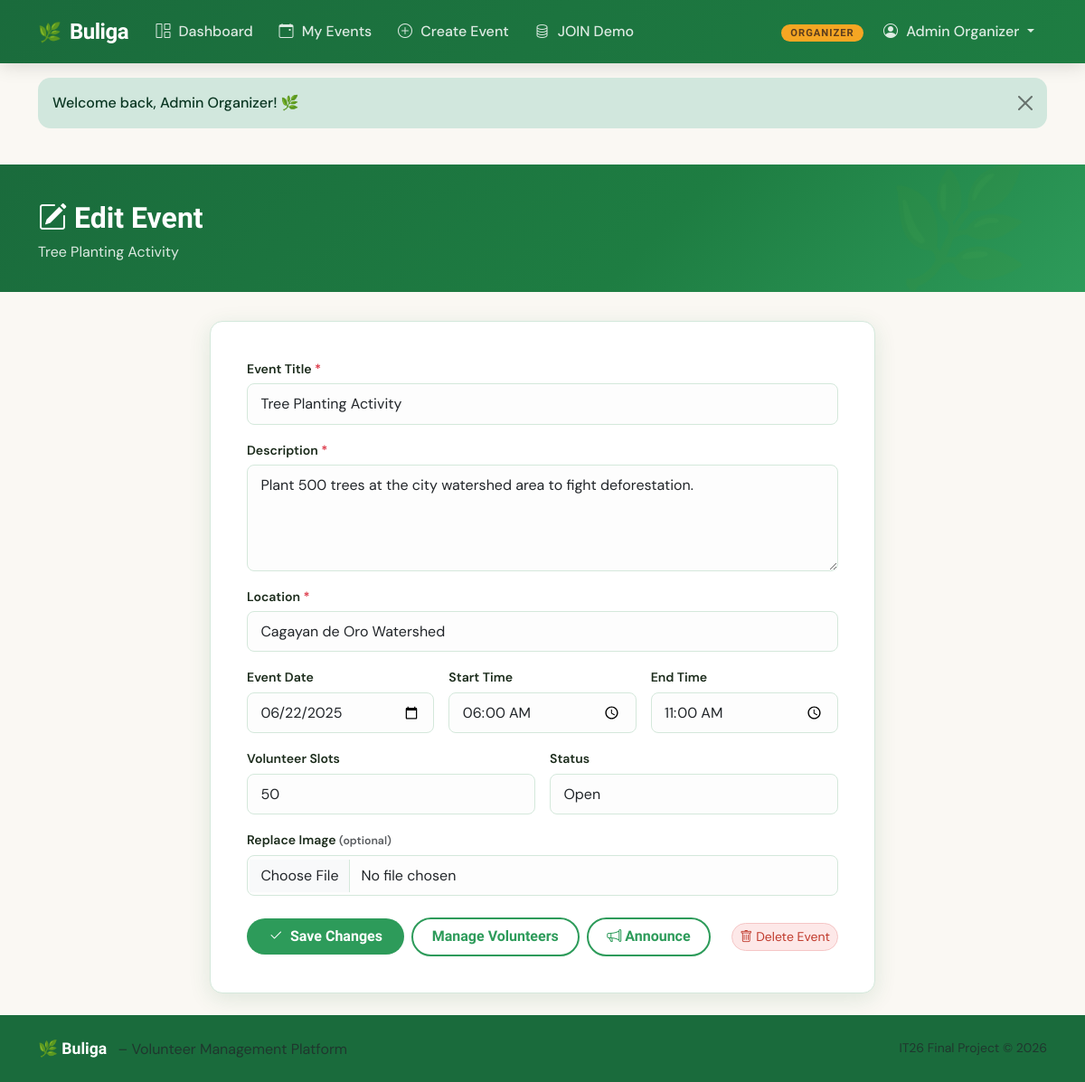
/organizer/edit-event.php?id=2 (signed in), run on the app's committed database.
### tables this page shows
CREATE TABLE events (
    id              INT AUTO_INCREMENT PRIMARY KEY,
    organizer_id    INT             NOT NULL,
    title           VARCHAR(220)    NOT NULL,
    description     TEXT            NOT NULL,
    location        VARCHAR(255)    NOT NULL,
    event_date      DATE            NOT NULL,
    start_time      TIME            NOT NULL,
    end_time        TIME            NOT NULL,
    slots           INT             NOT NULL DEFAULT 20,      
    image_url       VARCHAR(255)    DEFAULT NULL,
    status          ENUM('open','closed','cancelled') NOT NULL DEFAULT 'open',
    created_at      DATETIME        DEFAULT CURRENT_TIMESTAMP,
    updated_at      DATETIME        DEFAULT CURRENT_TIMESTAMP ON UPDATE CURRENT_TIMESTAMP,
    CONSTRAINT fk_events_organizer
        FOREIGN KEY (organizer_id) REFERENCES users(id) ON DELETE CASCADE
);

### organizer/edit-event.php (the view, shortened to what this page needs)
<?php
$db  = getDB();
$uid = currentUserId();
$eid = (int)($_GET['id'] ?? 0);
$stmt = $db->prepare("SELECT * FROM events WHERE id = ? AND organizer_id = ?");
$stmt->execute([$eid, $uid]);
$event = $stmt->fetch();
require_once __DIR__ . '/../includes/header.php';
?>
<div class="page-hero">
    <div class="container">
        <h1><i class="bi bi-pencil-square me-2"></i>Edit Event</h1>
        <p><?= htmlspecialchars($event['title']) ?></p>
    </div>
</div>
<div class="container" style="max-width:760px;">
    <div class="buliga-form-card">
        <form method="POST" enctype="multipart/form-data">
            <div class="mb-3">
                <label class="form-label">Event Title <span class="text-danger">*</span></label>
                <input type="text" name="title" class="form-control"
                       value="<?= htmlspecialchars($event['title']) ?>" required />
            </div>
            <div class="mb-3">
                <label class="form-label">Description <span class="text-danger">*</span></label>
                <textarea name="description" class="form-control" rows="4"
                          required><?= htmlspecialchars($event['description']) ?></textarea>
            </div>
            <div class="mb-3">
                <label class="form-label">Location <span class="text-danger">*</span></label>
                <input type="text" name="location" class="form-control"
                       value="<?= htmlspecialchars($event['location']) ?>" required />
            </div>
            <div class="row g-3 mb-3">
                <div class="col-sm-4">
                    <label class="form-label">Event Date</label>
                    <input type="date" name="event_date" class="form-control"
                           value="<?= $event['event_date'] ?>" required />
                </div>
                <div class="col-sm-4">
                    <label class="form-label">Start Time</label>
                    <input type="time" name="start_time" class="form-control"
                           value="<?= $event['start_time'] ?>" required />
                </div>
                <div class="col-sm-4">
                    <label class="form-label">End Time</label>
                    <input type="time" name="end_time" class="form-control"
                           value="<?= $event['end_time'] ?>" required />
                </div>
            </div>
            <div class="row g-3 mb-3">
                <div class="col-sm-6">
                    <label class="form-label">Volunteer Slots</label>
                    <input type="number" name="slots" class="form-control" min="1" max="500"
                           value="<?= $event['slots'] ?>" required />
                </div>
                <div class="col-sm-6">
                    <label class="form-label">Status</label>
                    <select name="status" class="form-select">
                        <option value="open"      <?= $event['status'] === 'open'      ? 'selected' : '' ?>>Open</option>
                    </select>
                </div>
            </div>
            <div class="mb-4">
                <label class="form-label">Replace Image <span class="text-muted small">(optional)</span></label>
                <input type="file" name="image" id="event_image" class="form-control"
                       accept="image/jpeg,image/png,image/gif,image/webp" />
            </div>
            <div class="d-flex gap-2 flex-wrap align-items-center">
                <button type="submit" class="btn btn-green px-4 py-2">
                    <i class="bi bi-check2 me-2"></i>Save Changes
                </button>
                <a href="/organizer/manage-registrations.php?event_id=<?= $eid ?>"
                   class="btn btn-outline-buliga">Manage Volunteers</a>
                <a href="/organizer/send-announcement.php?event_id=<?= $eid ?>"
                   class="btn btn-outline-buliga">
                    <i class="bi bi-megaphone me-1"></i>Announce
                </a>
                <div class="ms-auto">
                    <form method="POST" style="display:inline;"
                          onsubmit="return confirm('Permanently delete this event and all its registrations?')">
                        <button type="submit" class="btn btn-sm"
                                style="background:#fde8e8;color:#c0392b;border:1.5px solid #f5c6c6;border-radius:var(--radius-pill);">
                            <i class="bi bi-trash me-1"></i>Delete Event
                        </button>
                    </form>
                </div>
            </div>
        </form>
    </div>
</div>
<?php require_once __DIR__ . '/../includes/footer.php'; ?>

### assets/css/buliga.css (style rules this page uses)
:root { --green-deep: #1a6b3c; --green-mid: #2d9b5a; --green-light: #5bbf85; --green-pale: #e8f7ef; --amber: #f5a623; --amber-dark: #c47d0e; --amber-light: #fff4e0; --soil: #5c3d1e; --cream: #faf8f3; --text-dark: #1c2c1c; --text-muted: #6b7b6b; --surface: #ffffff; --border: #d4e8db; --shadow-sm: 0 2px 8px rgba(26,107,60,.08); --shadow-md: 0 6px 24px rgba(26,107,60,.12); --shadow-lg: 0 16px 48px rgba(26,107,60,.16); --radius: 14px; --radius-sm: 8px; --radius-pill: 999px; }
*, *::before, *::after { box-sizing: border-box; }
body { font-family: 'DM Sans', sans-serif; background: var(--cream); color: var(--text-dark); min-height: 100vh; display: flex; flex-direction: column; }
h1, h2, h3, h4, h5, h6, .buliga-brand, .display-title { font-family: 'Sora', sans-serif; font-weight: 700; }
a { color: var(--green-mid); text-decoration: none; }
.btn-green { background: var(--green-mid); color: #fff; font-family: 'Sora', sans-serif; font-weight: 600; border: none; border-radius: var(--radius-pill); padding: 0.5rem 1.4rem; transition: background 0.2s, transform 0.15s; }
.btn-outline-buliga { background: transparent; border: 2px solid var(--green-mid); color: var(--green-mid); font-family: 'Sora', sans-serif; font-weight: 600; border-radius: var(--radius-pill); padding: 0.45rem 1.3rem; transition: all 0.2s; }
.page-hero { background: linear-gradient(135deg, var(--green-deep) 0%, #1e7d42 60%, #2d9b5a 100%); color: #fff; padding: 2.5rem 0 2rem; margin-bottom: 2rem; position: relative; overflow: hidden; }
.page-hero::after { content: '🌿'; position: absolute; right: 5%; top: 50%; transform: translateY(-50%); font-size: 8rem; opacity: 0.08; pointer-events: none; }
.page-hero h1 { font-size: 2rem; margin-bottom: 0.4rem; }
.page-hero p { opacity: 0.85; margin-bottom: 0; }
.buliga-form-card { background: var(--surface); border: 1px solid var(--border); border-radius: var(--radius); box-shadow: var(--shadow-md); padding: 2.5rem; }
.form-label { font-weight: 600; font-size: 0.88rem; color: var(--text-dark); margin-bottom: 0.35rem; }
.form-control, .form-select { border: 1.5px solid var(--border); border-radius: var(--radius-sm); padding: 0.6rem 0.9rem; transition: border-color 0.2s, box-shadow 0.2s; background: #fdfdfd; }

### data on the page
events: title "Tree Planting Activity", description "Plant 500 trees at the city watershed area to fight deforestation.", location "Cagayan de Oro Watershed", event_date "06/22/2025", start_time "06:00:00", end_time "11:00:00", slots "50", status "Open"

### other printed values
$role "ORGANIZER"
$_SESSION['full_name'] "Admin Organizer"
$flash['message'] "Welcome back, Admin Organizer! 🌿"
